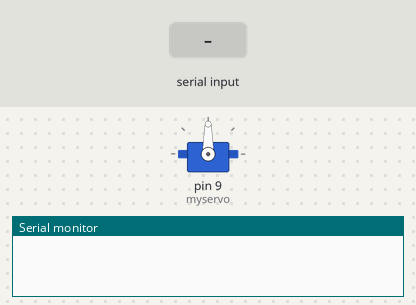
The sketch below on a simulated Arduino Uno, built with avr-gcc and run on an emulated ATmega328P. On the bench: servo, the last lines printed to the serial monitor. Inputs (shaded band) come from the test bench.

Above: at 1.2 s.
1.3 s: "30,150\n" received over Serial
At 2.5 s:
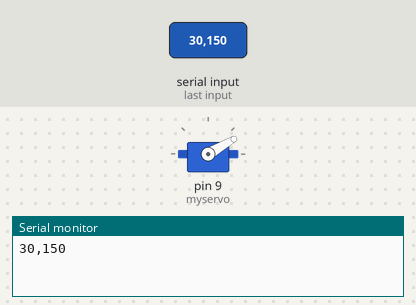
2.8 s: "5\n" received over Serial
At 3.4 s:
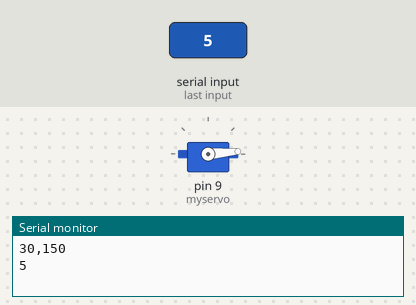
4.3 s: "200\n" received over Serial
At 4.6 s:
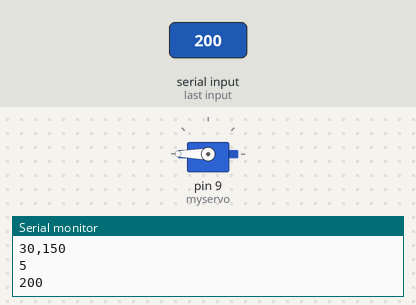
5.8 s: "90,45\n" received over Serial
At 7.0 s:
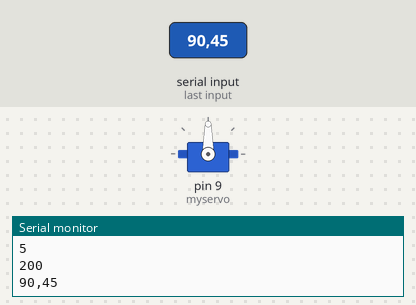
Timing chart, 0 to 8.3 s (numbered marks = the images above; inputs shaded):
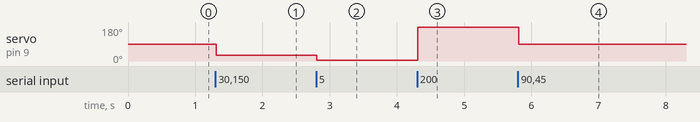

The sketch:

Servo_Object_detector.ino
```cpp
#include <Servo.h>

Servo myservo;
String SerialData;
int value;

int pin = 9;

void setup()
{
  pinMode(9, OUTPUT);
  myservo.attach(9);
  Serial.begin(9600);
  Serial.setTimeout(3);
}

void loop()
{
  while(Serial.available()>0)
  {
    SerialData = Serial.readString();
    Serial.println(SerialData);
    value = (SerialData).toInt();

    myservo.write(value);
  }

}
```

Measured:
- after the input at 1.3 s, servo on pin 9 (myservo): 90° → 30° at once
- after the input at 2.8 s, servo on pin 9 (myservo): 30° → 5° at once
- after the input at 4.3 s, servo on pin 9 (myservo): 5° → 180° at once
- after the input at 5.8 s, servo on pin 9 (myservo): 180° → 90° at once
